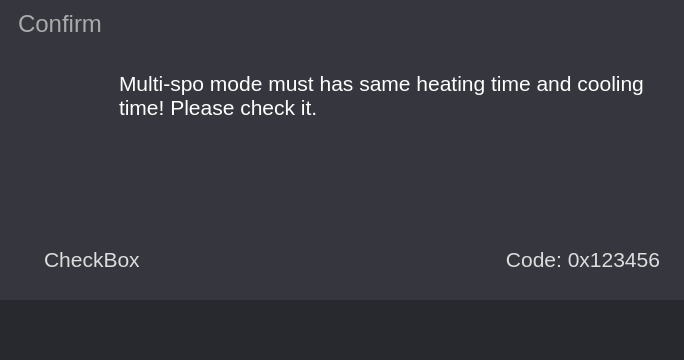
<?xml version="1.0" encoding="UTF-8"?>
<ui version="4.0">
 <class>MessageBox</class>
 <widget class="QWidget" name="MessageBox">
  <property name="geometry">
   <rect>
    <x>0</x>
    <y>0</y>
    <width>684</width>
    <height>360</height>
   </rect>
  </property>
  <property name="windowTitle">
   <string>Form</string>
  </property>
  <property name="styleSheet">
   <string notr="true">QLabel#m_title_label
{
    font-size: 24px;
    color: #AAAAAA;
}

QLabel#m_text_label
{
    font-size: 21px;
    color: #FFFFFF;
}

QLabel#m_code_label
{
    font-size: 21px;
    color: #DCDDDD
}

QWidget
{
    background-color: #35363E
}

QPushButton
{
    font-size: 21px;
    color:  #DCDDDD;
    border-radius: 6px;
    padding-left: 12px;
    padding-right: 12px;
    background: transparent;
}

QPushButton:hover
{
    background: #1F5699;
}

QPushButton:pressed
{
    background: #3d6799;
}

QCheckBox
{
    spacing: 6px;
    background:  transparent;
    font-size: 21px;
    color:  #DCDDDD
}

QCheckBox:hover
{
    color: #FFFFFF;
}

QCheckBox:pressed
{
    color: #FFFFFF;
}

QCheckBox::indicator:unchecked
{
    image: url(:/res/checkbox_unchecked.png);
}

QCheckBox::indicator:unchecked:hover
{
    image: url(:/res/checkbox_unchecked_hover.png);
}

QCheckBox::indicator:checked
{
    image: url(:/res/checkbox_checked.png);
}

QWidget#m_ctrl_widget
{
    background-color: #28292F
}

QWidget#m_btns_widget
{
    background-color: #28292F
}

QWidget#m_chkbox_widget
{
    background-color: #28292F
}

QPushButton#m_close_btn
{
    border-image: url(:/res/close_enabled.png);
    background: #35363E;
    border-radius: 0px;
}

QPushButton#m_close_btn:hover
{
     border-image: url(:/res/close_hover.png);
}

QPushButton#m_close_btn:pressed
{
     border-image: url(:/res/close_pressed.png);
}

QWidget#m_icon_label[icon_type=question]
{
    border-image: url(:/res/questionIcon.png);
}

QWidget#m_icon_label[icon_type=information]
{
    border-image: url(:/res/informationIcon.png);
}

QWidget#m_icon_label[icon_type=warning]
{
    border-image: url(:/res/warningIcon.png);
}

QWidget#m_icon_label[icon_type=critical]
{
    border-image: url(:/res/criticalIcon.png);
}</string>
  </property>
  <layout class="QVBoxLayout" name="verticalLayout_4" stretch="48,252,60">
   <property name="spacing">
    <number>0</number>
   </property>
   <property name="leftMargin">
    <number>0</number>
   </property>
   <property name="topMargin">
    <number>0</number>
   </property>
   <property name="rightMargin">
    <number>0</number>
   </property>
   <property name="bottomMargin">
    <number>0</number>
   </property>
   <item>
    <layout class="QHBoxLayout" name="horizontalLayout_2" stretch="18,636,48">
     <property name="spacing">
      <number>0</number>
     </property>
     <item>
      <spacer name="horizontalSpacer">
       <property name="orientation">
        <enum>Qt::Horizontal</enum>
       </property>
       <property name="sizeHint" stdset="0">
        <size>
         <width>15</width>
         <height>20</height>
        </size>
       </property>
      </spacer>
     </item>
     <item>
      <widget class="QLabel" name="m_title_label">
       <property name="sizePolicy">
        <sizepolicy hsizetype="Ignored" vsizetype="Ignored">
         <horstretch>0</horstretch>
         <verstretch>0</verstretch>
        </sizepolicy>
       </property>
       <property name="styleSheet">
        <string notr="true"/>
       </property>
       <property name="text">
        <string>Confirm</string>
       </property>
      </widget>
     </item>
     <item>
      <widget class="QPushButton" name="m_close_btn">
       <property name="sizePolicy">
        <sizepolicy hsizetype="Ignored" vsizetype="Ignored">
         <horstretch>0</horstretch>
         <verstretch>0</verstretch>
        </sizepolicy>
       </property>
       <property name="text">
        <string/>
       </property>
      </widget>
     </item>
    </layout>
   </item>
   <item>
    <layout class="QHBoxLayout" name="horizontalLayout_5" stretch="24,642,24">
     <property name="spacing">
      <number>0</number>
     </property>
     <item>
      <spacer name="horizontalSpacer_2">
       <property name="orientation">
        <enum>Qt::Horizontal</enum>
       </property>
       <property name="sizeType">
        <enum>QSizePolicy::Ignored</enum>
       </property>
       <property name="sizeHint" stdset="0">
        <size>
         <width>21</width>
         <height>20</height>
        </size>
       </property>
      </spacer>
     </item>
     <item>
      <layout class="QVBoxLayout" name="verticalLayout_3" stretch="180,12,48,18">
       <property name="spacing">
        <number>0</number>
       </property>
       <item>
        <layout class="QHBoxLayout" name="horizontalLayout_3" stretch="72,24,546">
         <property name="spacing">
          <number>0</number>
         </property>
         <item>
          <layout class="QVBoxLayout" name="verticalLayout_2" stretch="24,72,84">
           <property name="spacing">
            <number>0</number>
           </property>
           <item>
            <spacer name="verticalSpacer">
             <property name="orientation">
              <enum>Qt::Vertical</enum>
             </property>
             <property name="sizeType">
              <enum>QSizePolicy::Ignored</enum>
             </property>
             <property name="sizeHint" stdset="0">
              <size>
               <width>10</width>
               <height>1</height>
              </size>
             </property>
            </spacer>
           </item>
           <item>
            <widget class="QLabel" name="m_icon_label">
             <property name="text">
              <string/>
             </property>
            </widget>
           </item>
           <item>
            <spacer name="verticalSpacer_2">
             <property name="orientation">
              <enum>Qt::Vertical</enum>
             </property>
             <property name="sizeType">
              <enum>QSizePolicy::Ignored</enum>
             </property>
             <property name="sizeHint" stdset="0">
              <size>
               <width>12</width>
               <height>1</height>
              </size>
             </property>
            </spacer>
           </item>
          </layout>
         </item>
         <item>
          <spacer name="horizontalSpacer_4">
           <property name="orientation">
            <enum>Qt::Horizontal</enum>
           </property>
           <property name="sizeType">
            <enum>QSizePolicy::Ignored</enum>
           </property>
           <property name="sizeHint" stdset="0">
            <size>
             <width>21</width>
             <height>20</height>
            </size>
           </property>
          </spacer>
         </item>
         <item>
          <layout class="QVBoxLayout" name="verticalLayout" stretch="24,156">
           <property name="spacing">
            <number>0</number>
           </property>
           <item>
            <spacer name="verticalSpacer_3">
             <property name="orientation">
              <enum>Qt::Vertical</enum>
             </property>
             <property name="sizeType">
              <enum>QSizePolicy::Ignored</enum>
             </property>
             <property name="sizeHint" stdset="0">
              <size>
               <width>20</width>
               <height>13</height>
              </size>
             </property>
            </spacer>
           </item>
           <item>
            <widget class="QLabel" name="m_text_label">
             <property name="sizePolicy">
              <sizepolicy hsizetype="Ignored" vsizetype="Ignored">
               <horstretch>0</horstretch>
               <verstretch>0</verstretch>
              </sizepolicy>
             </property>
             <property name="text">
              <string>Multi-spo mode must has same heating time and cooling time! Please check it.</string>
             </property>
             <property name="alignment">
              <set>Qt::AlignLeading|Qt::AlignLeft|Qt::AlignTop</set>
             </property>
             <property name="wordWrap">
              <bool>true</bool>
             </property>
            </widget>
           </item>
          </layout>
         </item>
        </layout>
       </item>
       <item>
        <spacer name="verticalSpacer_4">
         <property name="orientation">
          <enum>Qt::Vertical</enum>
         </property>
         <property name="sizeType">
          <enum>QSizePolicy::Ignored</enum>
         </property>
         <property name="sizeHint" stdset="0">
          <size>
           <width>20</width>
           <height>13</height>
          </size>
         </property>
        </spacer>
       </item>
       <item>
        <layout class="QHBoxLayout" name="horizontalLayout">
         <item>
          <widget class="QCheckBox" name="m_check_box">
           <property name="text">
            <string>CheckBox</string>
           </property>
          </widget>
         </item>
         <item>
          <spacer name="horizontalSpacer_7">
           <property name="orientation">
            <enum>Qt::Horizontal</enum>
           </property>
           <property name="sizeHint" stdset="0">
            <size>
             <width>40</width>
             <height>20</height>
            </size>
           </property>
          </spacer>
         </item>
         <item>
          <widget class="QLabel" name="m_code_label">
           <property name="sizePolicy">
            <sizepolicy hsizetype="Expanding" vsizetype="Ignored">
             <horstretch>0</horstretch>
             <verstretch>0</verstretch>
            </sizepolicy>
           </property>
           <property name="text">
            <string>Code: 0x123456</string>
           </property>
           <property name="alignment">
            <set>Qt::AlignRight|Qt::AlignTrailing|Qt::AlignVCenter</set>
           </property>
          </widget>
         </item>
        </layout>
       </item>
       <item>
        <spacer name="verticalSpacer_5">
         <property name="orientation">
          <enum>Qt::Vertical</enum>
         </property>
         <property name="sizeType">
          <enum>QSizePolicy::Ignored</enum>
         </property>
         <property name="sizeHint" stdset="0">
          <size>
           <width>20</width>
           <height>13</height>
          </size>
         </property>
        </spacer>
       </item>
      </layout>
     </item>
     <item>
      <spacer name="horizontalSpacer_3">
       <property name="orientation">
        <enum>Qt::Horizontal</enum>
       </property>
       <property name="sizeType">
        <enum>QSizePolicy::Ignored</enum>
       </property>
       <property name="sizeHint" stdset="0">
        <size>
         <width>21</width>
         <height>18</height>
        </size>
       </property>
      </spacer>
     </item>
    </layout>
   </item>
   <item>
    <widget class="QWidget" name="m_ctrl_widget" native="true">
     <property name="sizePolicy">
      <sizepolicy hsizetype="Ignored" vsizetype="Ignored">
       <horstretch>0</horstretch>
       <verstretch>0</verstretch>
      </sizepolicy>
     </property>
     <layout class="QHBoxLayout" name="horizontalLayout_4" stretch="24,636,24">
      <property name="spacing">
       <number>0</number>
      </property>
      <property name="leftMargin">
       <number>0</number>
      </property>
      <property name="topMargin">
       <number>0</number>
      </property>
      <property name="rightMargin">
       <number>0</number>
      </property>
      <property name="bottomMargin">
       <number>0</number>
      </property>
      <item>
       <spacer name="horizontalSpacer_5">
        <property name="orientation">
         <enum>Qt::Horizontal</enum>
        </property>
        <property name="sizeHint" stdset="0">
         <size>
          <width>21</width>
          <height>20</height>
         </size>
        </property>
       </spacer>
      </item>
      <item>
       <widget class="QWidget" name="m_btns_widget" native="true"/>
      </item>
      <item>
       <spacer name="horizontalSpacer_6">
        <property name="orientation">
         <enum>Qt::Horizontal</enum>
        </property>
        <property name="sizeHint" stdset="0">
         <size>
          <width>21</width>
          <height>20</height>
         </size>
        </property>
       </spacer>
      </item>
     </layout>
    </widget>
   </item>
  </layout>
 </widget>
 <resources/>
 <connections/>
</ui>
